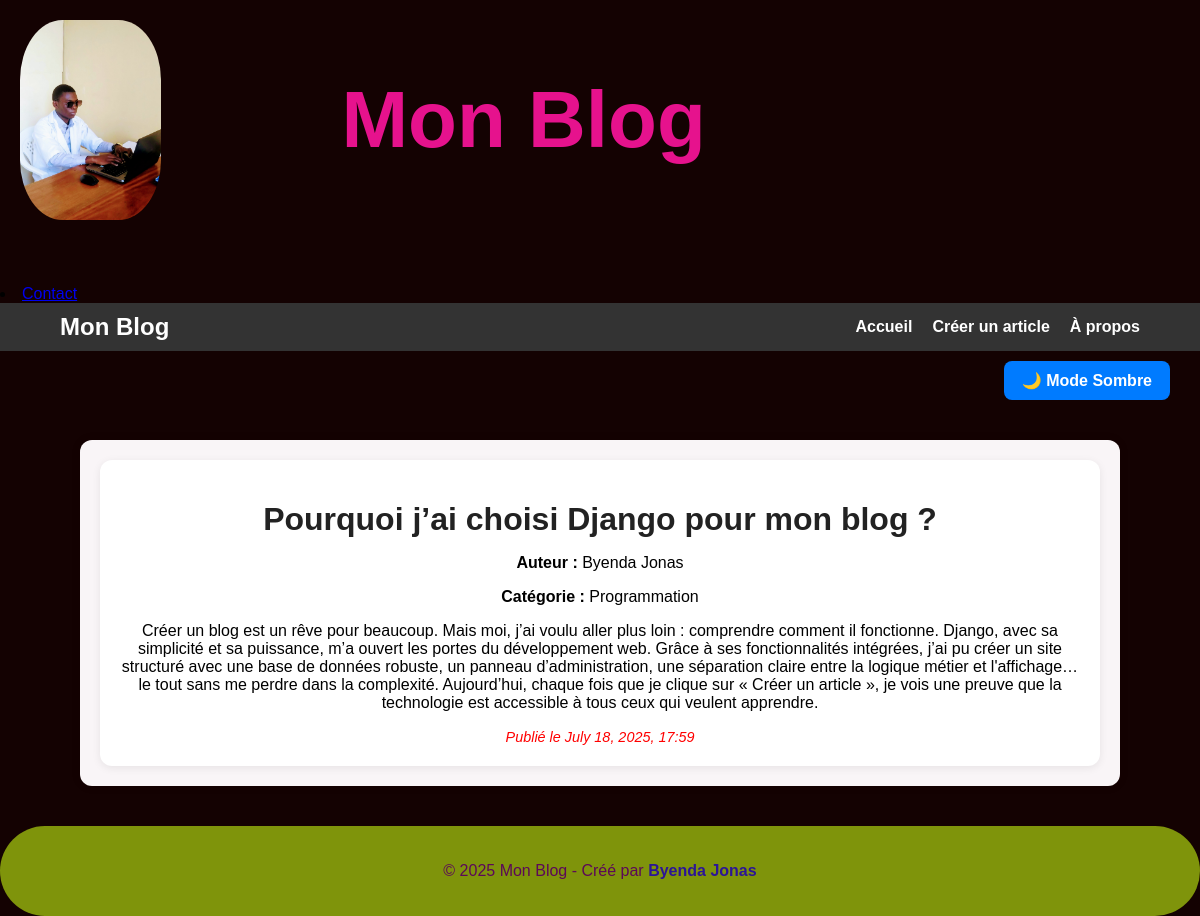
Page /article/8/ on the committed database.
### blog/models.py (models this page shows, shortened)
class Article(models.Model):
    titre = models.CharField(max_length=200)
    contenu = models.TextField()
    image = models.ImageField(upload_to='articles/', blank=True, null=True)
    date_creation = models.DateTimeField(default=timezone.now)
    auteur = models.CharField(max_length=100)
    categorie = models.CharField(max_length=100, blank=True)

### blog/views.py (the view)
# urls.py: path('article/<int:article_id>/', views.detail_article, name='detail_article'),
def detail_article(request, article_id):
    article = get_object_or_404(Article, pk=article_id)
    return render(request, 'blog/detail_article.html', {'article': article})

### blog/templates/blog/detail_article.html (shortened to what this page needs)
{% extends 'blog/base.html' %}
{% block content %}
    <div class="article-card">
        <h1>{{ article.titre }}</h1>
        <p><strong>Auteur :</strong> {{ article.auteur }}</p>
        <p><strong>Catégorie :</strong> {{ article.categorie }}</p>
        <p>{{ article.contenu }}</p>
        <small><em>Publié le {{ article.date_creation|date:"F d, Y, H:i" }}</em></small>
    </div>
{% endblock %}

### blog/templates/blog/static/blog/style.css (style rules this page uses)
body { font-family: Arial, sans-serif; background-color: #f3f4f6; margin: 0; padding: 0; }
h1, h2, h3 { color: #222; margin-bottom: 15px; }
.article-card { background-color: #ffffff; padding: 20px; border-radius: 12px; box-shadow: 0 2px 8px rgba(0, 0, 0, 0.08); text-align: center; transition: transform 0.3s; }
body { font-family: 'Poppins', sans-serif; }

### blog/templates/blog/base.html (style rules this page uses)
body { font-family: Arial, sans-serif; margin: 0; background-color: #140202; }
small { font-size: 0.9em; color: red; }

### rows in the picture
Article: titre "Pourquoi j’ai choisi Django pour mon blog ?", auteur "Byenda Jonas", categorie "Programmation", contenu "Créer un blog est un rêve pour beaucoup. Mais moi, j’ai voulu aller plus loin : comprendre comment il fonctionne. Django, avec sa simplicité et sa puissance, m’a ouvert les portes du développement web. Grâce à ses fonctionnalités intégrées, j’ai pu créer un site structuré avec une base de données robuste, un panneau d’administration, une séparation claire entre la logique métier et l'affichage… le tout sans me perdre dans la complexité. Aujourd’hui, chaque fois que je clique sur « Créer un article », je vois une preuve que la technologie est accessible à tous ceux qui veulent apprendre.", date_creation "July 18, 2025, 17:59"
